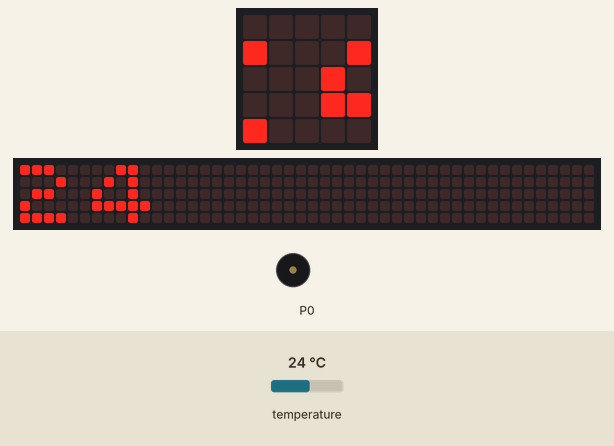
A program run on a simulated BBC micro:bit (MakeCode). Parts: the board's 5×5 LED display, a strip that is not on the board, showing the scrolling text unrolled, buzzer (waves = sounding). Inputs (shaded band) come from the test bench; at power-on: temperature 24 °C. The 48×5 strip is a reading aid, not a part: it shows the text the display is scrolling, unrolled, one strip-width of it at a time.

Above: at 1.27 s.
1.3 s: temperature set to 28 °C
At 5.3 s:
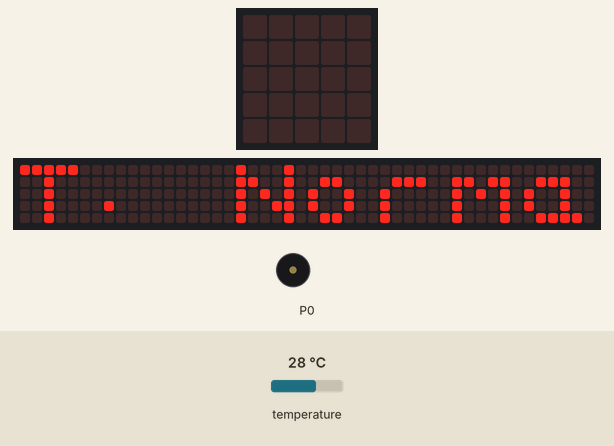
5.5 s: temperature set to 12 °C
At 11.87 s:
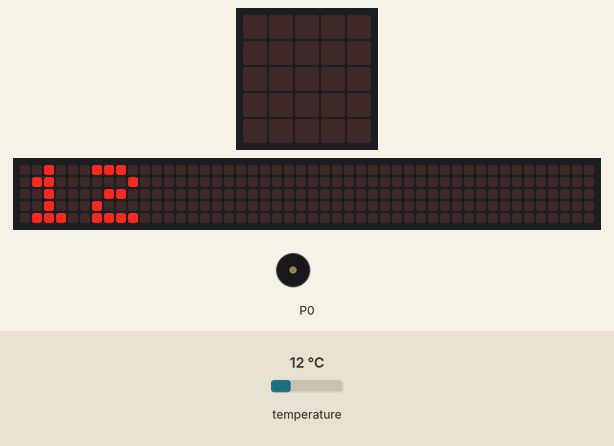
13.2 s: temperature set to 41 °C
At 17.0 s:
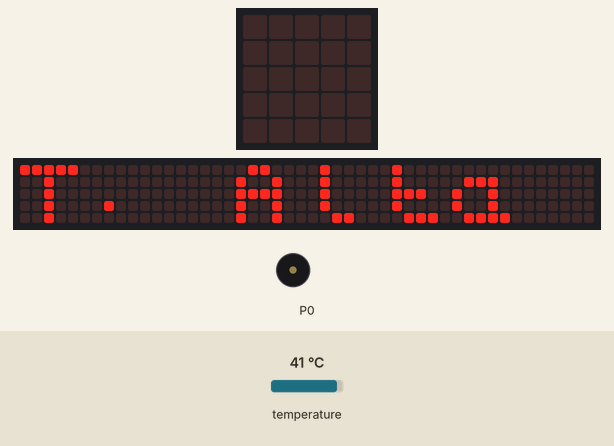
17.4 s: temperature set to 34.8 °C
At 21.71 s:
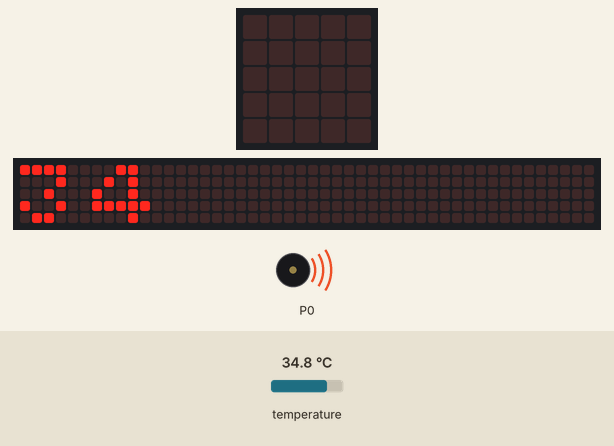
23.4 s: temperature set to 33.1 °C
At 24.41 s:
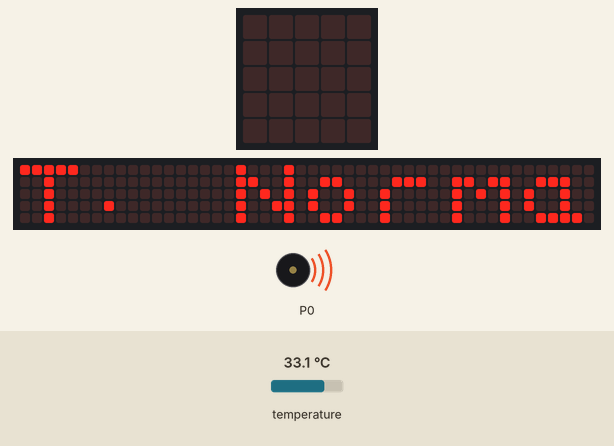
34.8 s: temperature set to 19 °C
At 38.6 s:
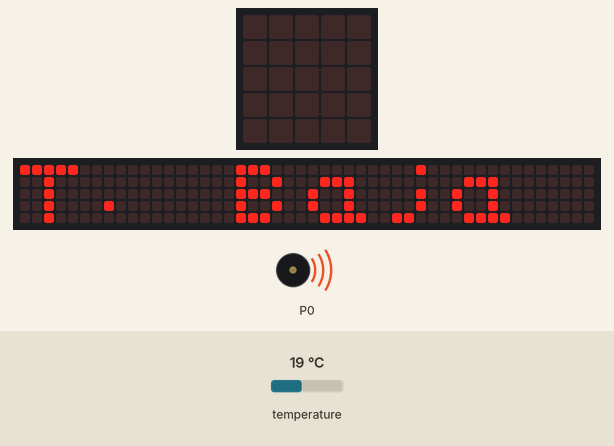
Timing chart, 0 to 44.7 s (numbered marks = the images above; inputs shaded):
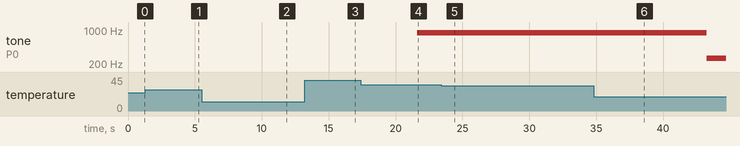

The program:

main.ts
```typescript
basic.forever(function () {
    basic.showNumber(input.temperature())
    if (input.temperature() > 26 && input.temperature() < 34) {
        basic.showString("T. Normal")
    } else if (input.temperature() <= 26) {
        basic.showString("T. Baja")
        music.ringTone(262)
    } else if (input.temperature() >= 34) {
        basic.showString("T. Alta")
        music.ringTone(880)
    }
})
```

test.ts
```typescript
// aquí va el archivo "tests"; esto no se compilará cuando este paquete se utilice como una extensión.
```

Measured:
- the behaviour switches between 34 and 33.9 °C on temperature (found by bisection; images 4 and 5)
- after the input at 1.3 s, the display: first differs from a run without the input after 1.4 s (image 1)
- after the input at 13.2 s, the display: first differs from a run without the input after 1.2 s (image 3)
- after the input at 23.4 s, the display: first differs from a run without the input after 0.94 s (image 5)
- after the input at 34.8 s, tone on P0: 880 Hz → 262 Hz after 8.5 s; the display: first differs from a run without the input after 1.3 s (image 6)
- what the display in image 3 shows lasts 0.9 s, from 16.4 s to 17.3 s
